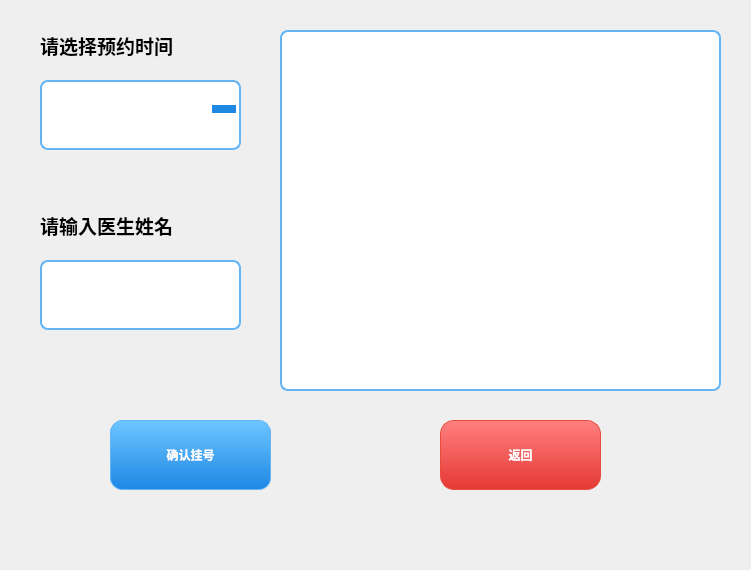
<?xml version="1.0" encoding="UTF-8"?>
<ui version="4.0">
 <class>schedule_choose</class>
 <widget class="QWidget" name="schedule_choose">
  <property name="geometry">
   <rect>
    <x>0</x>
    <y>0</y>
    <width>751</width>
    <height>570</height>
   </rect>
  </property>
  <property name="windowTitle">
   <string>预约时间选择</string>
  </property>
  <property name="styleSheet">
   <string notr="true">
QWidget#schedule_choose {
    background-color: qlineargradient(
        x1:0, y1:0, x2:0, y2:1,
        stop:0 #e3f2fd,
        stop:1 #ffffff
    );
    font-family: &quot;Microsoft YaHei&quot;;
}
QLabel {
    color: #000000;
    font-weight: bold;
}
QComboBox {
    border: 2px solid #64b5f6;
    border-radius: 8px;
    padding: 8px 30px 8px 10px;
    background-color: #ffffff;
    font-weight: bold;
    min-height: 50px;
    color: #333333;
}
QComboBox:focus {
    border: 2px solid #1e88e5;
}
QComboBox::drop-down { subcontrol-origin: padding; subcontrol-position: top right; width: 30px; border-left: none; background: transparent; }
QComboBox::down-arrow { width:12px; height:12px; border-left:6px solid transparent; border-right:6px solid transparent; border-top:8px solid #1e88e5; }
QComboBox::down-arrow:on { border-top-color: #1565c0; }
QComboBox QAbstractItemView {
    border: 2px solid #64b5f6;
    border-radius: 6px;
    background-color: #ffffff;
    selection-background-color: qlineargradient(x1:0, y1:0, x2:0, y2:1, stop:0 #6ec6ff, stop:1 #1e88e5);
    selection-color: white;
    outline: none;
    padding: 5px;
    font-weight: bold;
}
QComboBox QAbstractItemView::item { height: 40px; padding-left: 10px; }
QComboBox QAbstractItemView::item:hover { background-color: qlineargradient(x1:0, y1:0, x2:0, y2:1, stop:0 #81d4fa, stop:1 #1976d2); color: white; }
QLineEdit {
    border: 2px solid #64b5f6;
    border-radius: 8px;
    padding: 8px;
    background-color: #ffffff;
    font-weight: bold;
    min-height: 50px;
}
QLineEdit:focus { border: 2px solid #1e88e5; }
QTextEdit {
    border: 2px solid #64b5f6;
    border-radius: 8px;
    background-color: #ffffff;
    font-weight: bold;
    padding: 5px;
}
QPushButton {
    border-radius: 12px;
    border: 1px solid #64b5f6;
    color: #ffffff;
    font-weight: bold;
    background-color: qlineargradient(x1:0, y1:0, x2:0, y2:1, stop:0 #6ec6ff, stop:1 #1e88e5);
    min-width: 154px;
    min-height: 68px;
}
QPushButton:hover { background-color: qlineargradient(x1:0, y1:0, x2:0, y2:1, stop:0 #81d4fa, stop:1 #1976d2); }
QPushButton:pressed { background-color: qlineargradient(x1:0, y1:0, x2:0, y2:1, stop:0 #1e88e5, stop:1 #1565c0); }
#returnbutton {
    border-radius: 14px;
    border: 1px solid #e74c3c;
    color: #ffffff;
    background-color: qlineargradient(x1:0, y1:0, x2:0, y2:1, stop:0 #ff7f7f, stop:1 #e53935);
}
#returnbutton:hover { background-color: qlineargradient(x1:0, y1:0, x2:0, y2:1, stop:0 #ff8a80, stop:1 #f44336); }
#returnbutton:pressed { background-color: qlineargradient(x1:0, y1:0, x2:0, y2:1, stop:0 #e53935, stop:1 #c62828); }
   </string>
  </property>
  <widget class="QLabel" name="label">
   <property name="geometry">
    <rect>
     <x>40</x>
     <y>10</y>
     <width>181</width>
     <height>71</height>
    </rect>
   </property>
   <property name="font">
    <font>
     <family>Microsoft YaHei</family>
     <pointsize>14</pointsize>
     <weight>75</weight>
     <bold>true</bold>
    </font>
   </property>
   <property name="text">
    <string>请选择预约时间</string>
   </property>
  </widget>
  <widget class="QComboBox" name="choose_schedule">
   <property name="geometry">
    <rect>
     <x>40</x>
     <y>80</y>
     <width>201</width>
     <height>70</height>
    </rect>
   </property>
  </widget>
  <widget class="QLabel" name="label_2">
   <property name="geometry">
    <rect>
     <x>40</x>
     <y>190</y>
     <width>191</width>
     <height>71</height>
    </rect>
   </property>
   <property name="font">
    <font>
     <family>Microsoft YaHei</family>
     <pointsize>14</pointsize>
     <weight>75</weight>
     <bold>true</bold>
    </font>
   </property>
   <property name="text">
    <string>请输入医生姓名</string>
   </property>
  </widget>
  <widget class="QLineEdit" name="inputdocname">
   <property name="geometry">
    <rect>
     <x>40</x>
     <y>260</y>
     <width>201</width>
     <height>70</height>
    </rect>
   </property>
  </widget>
  <widget class="QTextEdit" name="see_schedule">
   <property name="geometry">
    <rect>
     <x>280</x>
     <y>30</y>
     <width>441</width>
     <height>361</height>
    </rect>
   </property>
   <property name="readOnly">
    <bool>true</bool>
   </property>
  </widget>
  <widget class="QPushButton" name="surebutton">
   <property name="geometry">
    <rect>
     <x>110</x>
     <y>420</y>
     <width>161</width>
     <height>70</height>
    </rect>
   </property>
   <property name="text">
    <string>确认挂号</string>
   </property>
  </widget>
  <widget class="QPushButton" name="returnbutton">
   <property name="geometry">
    <rect>
     <x>440</x>
     <y>420</y>
     <width>161</width>
     <height>70</height>
    </rect>
   </property>
   <property name="text">
    <string>返回</string>
   </property>
  </widget>
 </widget>
 <resources/>
 <connections/>
</ui>
